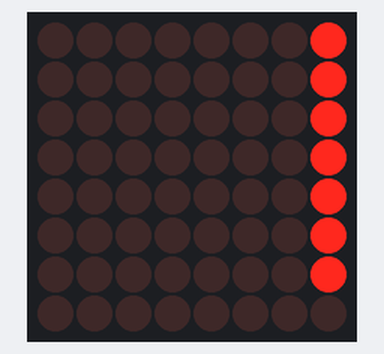
Bench run of a sketch on a simulated Arduino Uno, built with avr-gcc and run on an emulated ATmega328P. On the bench: 8×8 LED matrix.

Above: at 0.15 s.
At 0.85 s:
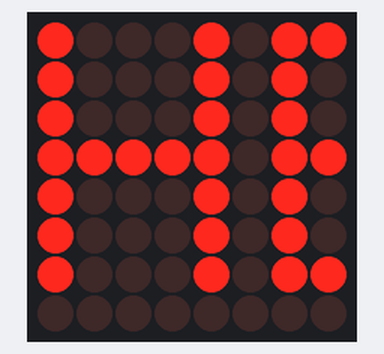
At 1.55 s:
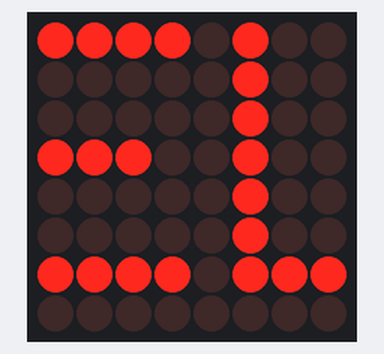
At 2.25 s:
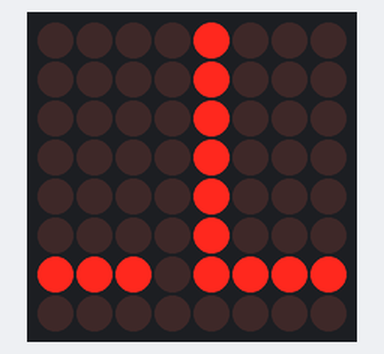
At 3.0 s:
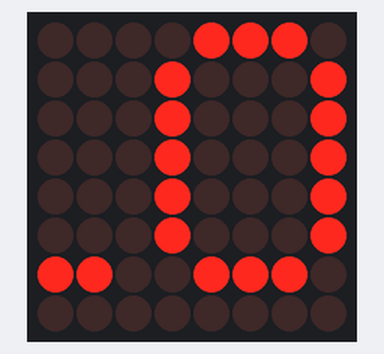
At 5.05 s:
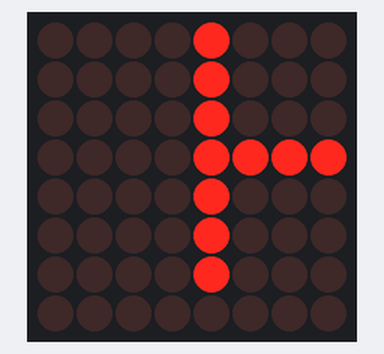

The sketch:

R65._Displaying_Text___Graphics_on_Dot_Matrix.ino
```cpp
/*
Components used:
- Arduino Board
- Sensor Shield
- 8x8 Dot Matrix Display (MAX7219)
- Jumper Wires
*/

#include <MD_Parola.h>
#include <MD_MAX72XX.h>
#include <SPI.h>

// Define hardware type and number of devices
#define HARDWARE_TYPE MD_MAX72XX::PAROLA_HW
#define MAX_DEVICES 1 // Number of 8x8 matrix modules

// Define SPI pins for MAX7219 (connected to Sensor Shield)
#define DATA_PIN 12
#define CLK_PIN  11
#define CS_PIN   10

// Initialize Parola display
MD_Parola matrix = MD_Parola(HARDWARE_TYPE, CS_PIN, MAX_DEVICES);

void setup() {
  matrix.begin();  // Initialize display
  matrix.setIntensity(15); // Set brightness (0-15)
  matrix.displayClear();  // Clear display
}

void loop() {
  // Scroll text on the matrix
  if (matrix.displayAnimate() == true) {
    matrix.displayText("HELLO", PA_CENTER, 100, 1000, PA_SCROLL_LEFT, PA_SCROLL_LEFT);
  }
}
```

Measured:
- by itself, everything shown: repeats every 4.6 s, in 37 steps
- what the display in image 4 shows lasts 1.0 s, from 2.9 s to 3.9 s
